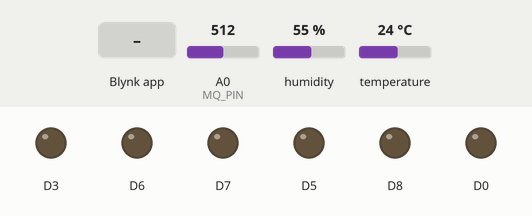
This sketch was run on a simulated ESP8266 (NodeMCU). Shown: output pins drawn as LEDs (lit = HIGH). Inputs (shaded band) come from the test bench; at power-on: A0 (MQ_PIN) = 512, humidity 55 %, temperature 24 °C. WiFi joins after 1.5 s; servers stay silent unless stated.

Above: at 3.0 s.
3.1 s: Blynk app writes 1 to V10
At 3.5 s:
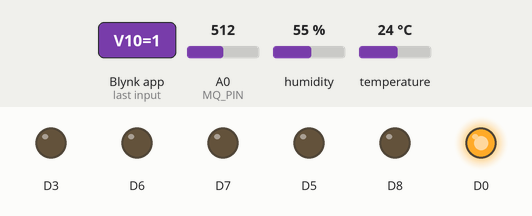
4.6 s: Blynk app writes 1 to V11
At 5.8 s:
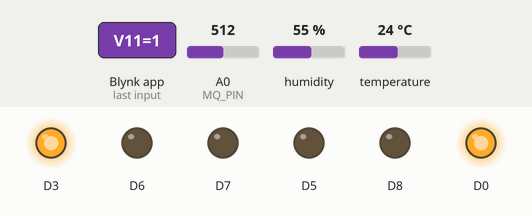
6.1 s: Blynk app writes 0 to V10
At 7.0 s:
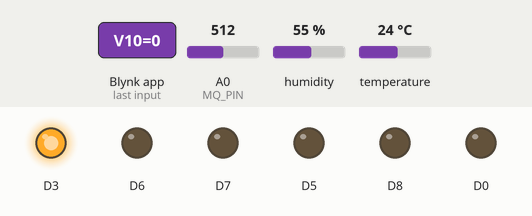
7.6 s: Blynk app writes 1 to V12
At 8.1 s:
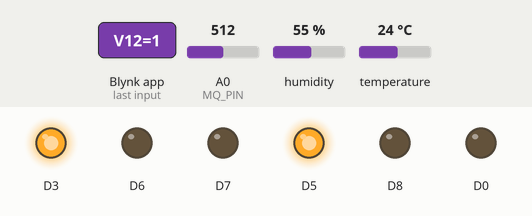
9.1 s: Blynk app writes 200 to V10
At 10.3 s:
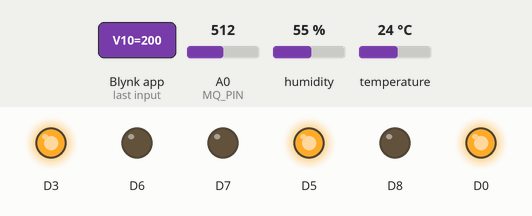
10.6 s: Blynk app writes 0 to V11
At 11.6 s:
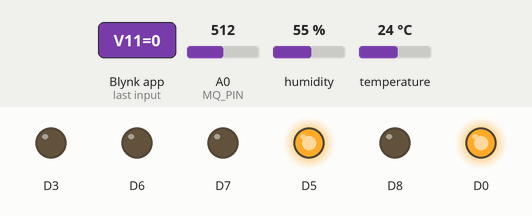
Timing chart, 0 to 13.1 s (numbered marks = the images above; inputs shaded):
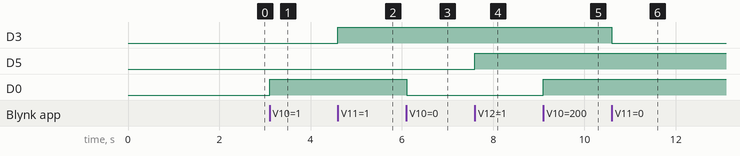

Measured:
- after the input at 3.1 s, D0: LOW → HIGH at once
- after the input at 4.6 s, D3: LOW → HIGH at once
- after the input at 6.1 s, D0: HIGH → LOW at once
- after the input at 7.6 s, D5: LOW → HIGH at once
- after the input at 9.1 s, D0: LOW → HIGH at once
- after the input at 10.6 s, D3: HIGH → LOW at once

The sketch:

Nippon_Farm.ino
```cpp
#define BLYNK_TEMPLATE_ID "1234"
#define BLYNK_TEMPLATE_NAME "1234"
#define BLYNK_DEVICE_NAME "Home Automation"
#define BLYNK_AUTH_TOKEN "*************"

#include <ESP8266WiFi.h>
#include <BlynkSimpleEsp8266.h>

char auth[] = BLYNK_AUTH_TOKEN;
char ssid[] = "NIPPONPC 6338";
char pass[] = "55555555";

BlynkTimer timer;

//------------------------------------------------------------------------------
// This function is called every time the device is connected to the Blynk.Cloud
// Request the latest state from the server
BLYNK_CONNECTED() {

}

void setup() {

  Serial.begin(9600);

  SetupDHT();
  SetupRelay();

  timer.setInterval(1000, ReadDHT);
  timer.setInterval(1000, ReadMQ);

  Blynk.begin(auth, ssid, pass);
}

void loop() {
  Blynk.run();
  timer.run();
}
```

DHT_Sensor.ino
```cpp
#include <DHT.h>

#define DHTPIN D1
#define DHTTYPE DHT21

DHT dht(DHTPIN, DHTTYPE);

void SetupDHT() {
  dht.begin();
}

void ReadDHT() {
  Temperature();
  Humidity();
}

void Temperature() {
  float temperature = dht.readTemperature();
  Blynk.virtualWrite(V0, temperature);
}

void Humidity() {
  float humidity = dht.readHumidity();
  Blynk.virtualWrite(V1, humidity);
}
```

MQ_Sensor.ino
```cpp
#define MQ_PIN A0
#define RL 10
#define ADC_MAX 1023.0

float R0 = 9.83;

void ReadMQ() {
  float ppm = GetPPM() * 100;
  Blynk.virtualWrite(V2, ppm);
}

float GetRS() {
  int adc = analogRead(MQ_PIN);
  float voltageRatio = adc / ADC_MAX;
  voltageRatio = max(voltageRatio, 0.01f);
  float RS = RL * (1.0 - voltageRatio) / voltageRatio;
  return RS;
}

float GetPPM() {
  float RS = GetRS();
  float ratio = RS / R0;

  float ppm = 574.25 * pow(ratio, -2.222);
  return ppm;
}
```

Relay_Module.ino
```cpp
BLYNK_WRITE(V10) {
  digitalWrite(D0, param.asInt());
}

BLYNK_WRITE(V11) {
  digitalWrite(D3, param.asInt());
}

BLYNK_WRITE(V12) {
  digitalWrite(D5, param.asInt());
}

BLYNK_WRITE(V13) {
  digitalWrite(D6, param.asInt());
}

BLYNK_WRITE(V14) {
  digitalWrite(D7, param.asInt());
}

BLYNK_WRITE(V15) {
  digitalWrite(D8, param.asInt());
}

void SetupRelay() {
  pinMode(D0, OUTPUT);
  pinMode(D3, OUTPUT);
  pinMode(D5, OUTPUT);
  pinMode(D6, OUTPUT);
  pinMode(D7, OUTPUT);
  pinMode(D8, OUTPUT);
}
```
